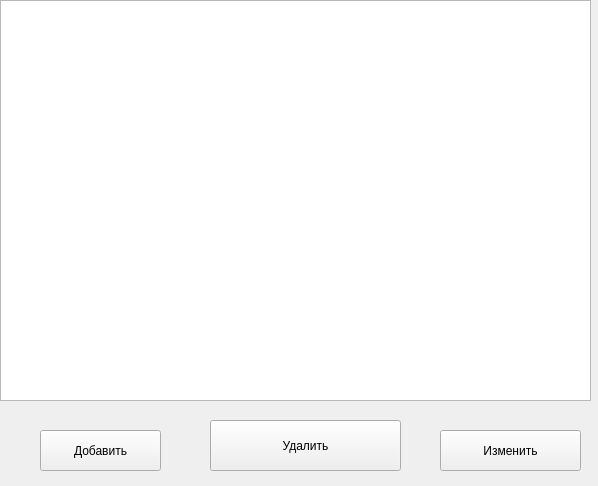
<?xml version="1.0" encoding="UTF-8"?>
<ui version="4.0">
 <class>Form</class>
 <widget class="QWidget" name="Form">
  <property name="geometry">
   <rect>
    <x>0</x>
    <y>0</y>
    <width>598</width>
    <height>486</height>
   </rect>
  </property>
  <property name="windowTitle">
   <string>Form</string>
  </property>
  <widget class="QTableWidget" name="tableWidget">
   <property name="geometry">
    <rect>
     <x>0</x>
     <y>0</y>
     <width>591</width>
     <height>401</height>
    </rect>
   </property>
  </widget>
  <widget class="QPushButton" name="button_add">
   <property name="geometry">
    <rect>
     <x>40</x>
     <y>430</y>
     <width>121</width>
     <height>41</height>
    </rect>
   </property>
   <property name="text">
    <string>Добавить</string>
   </property>
  </widget>
  <widget class="QPushButton" name="button_delete">
   <property name="geometry">
    <rect>
     <x>210</x>
     <y>420</y>
     <width>191</width>
     <height>51</height>
    </rect>
   </property>
   <property name="text">
    <string>Удалить</string>
   </property>
  </widget>
  <widget class="QPushButton" name="button_edit">
   <property name="geometry">
    <rect>
     <x>440</x>
     <y>430</y>
     <width>141</width>
     <height>41</height>
    </rect>
   </property>
   <property name="text">
    <string>Изменить</string>
   </property>
  </widget>
 </widget>
 <resources/>
 <connections/>
</ui>
